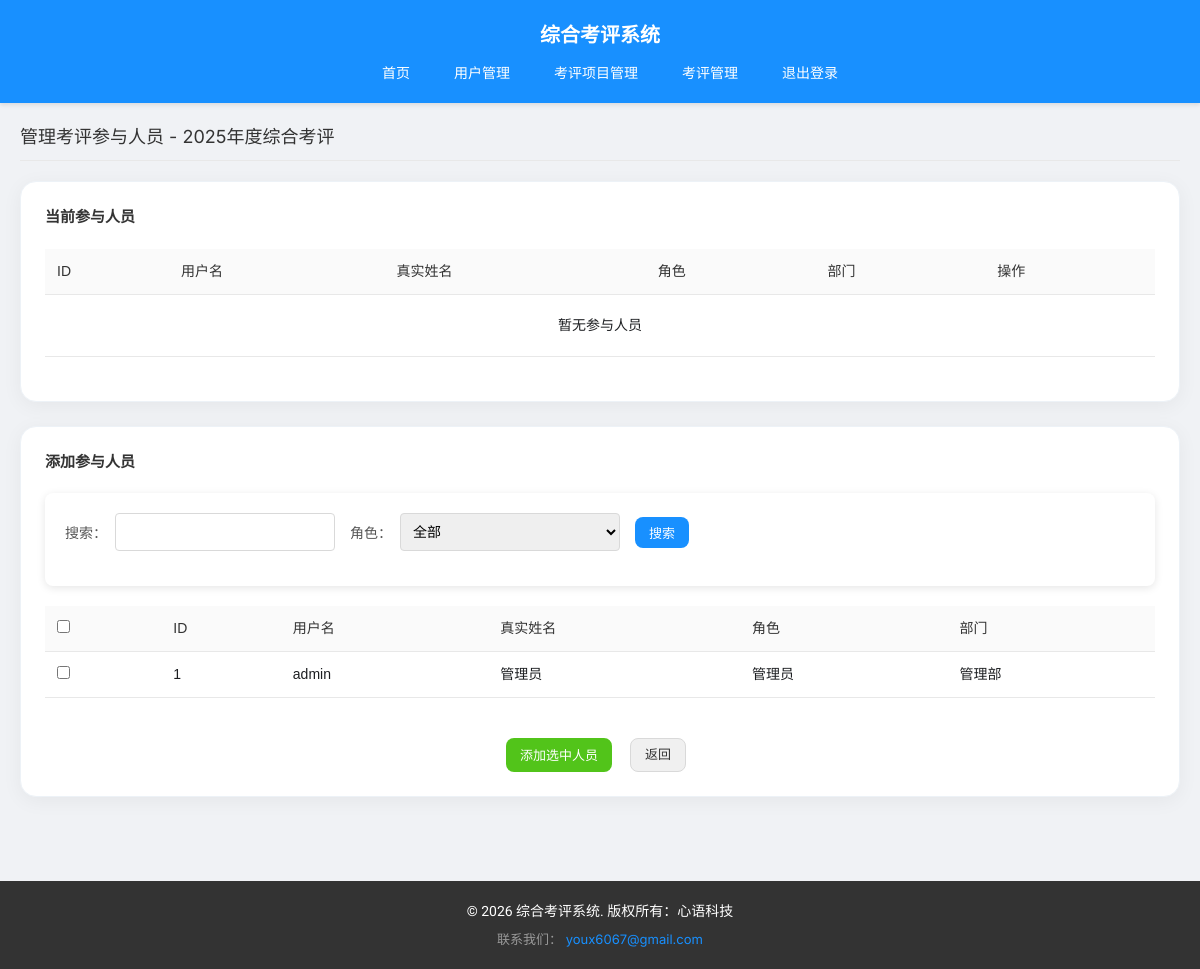
/admin/manage_participants.php?id=1 (signed in), run on the app's committed database.
### tables this page shows
CREATE TABLE IF NOT EXISTS assessments (
    id INT AUTO_INCREMENT PRIMARY KEY,
    title VARCHAR(100) NOT NULL,
    start_time DATETIME NOT NULL,
    end_time DATETIME NOT NULL,
    status ENUM('draft', 'active', 'completed') NOT NULL DEFAULT 'draft',
    created_by INT NOT NULL,
    created_at DATETIME DEFAULT CURRENT_TIMESTAMP,
    FOREIGN KEY (created_by) REFERENCES users(id)
);

CREATE TABLE IF NOT EXISTS users (
    id INT AUTO_INCREMENT PRIMARY KEY,
    username VARCHAR(50) NOT NULL UNIQUE,
    password VARCHAR(255) NOT NULL,
    realname VARCHAR(50) NOT NULL,
    role ENUM('admin', 'teacher', 'student') NOT NULL,
    department VARCHAR(100) NOT NULL,
    created_at DATETIME DEFAULT CURRENT_TIMESTAMP
);

### includes/functions.php (called while the page is built, shortened)
<?php
require_once 'db.php';
function is_logged_in()
{
    return isset($_SESSION['user_id']);
}
function get_logged_in_user()
{
    if (is_logged_in()) {
        global $pdo;
        $stmt = $pdo->prepare("SELECT * FROM users WHERE id = ?");
        $stmt->execute([$_SESSION['user_id']]);
        return $stmt->fetch();
    }
    return null;
}
function check_permission($role)
{
    $user = get_logged_in_user();
}

### admin/manage_participants.php (the view, shortened to what this page needs)
<?php
require_once '../includes/functions.php';
check_permission('admin');
$assessment_id = (int)$_GET['id'];
global $pdo;
$stmt = $pdo->prepare("SELECT * FROM assessments WHERE id = ?");
$stmt->execute([$assessment_id]);
$assessment = $stmt->fetch();
$search = isset($_GET['search']) ? $_GET['search'] : '';
$stmt = $pdo->prepare("SELECT u.* FROM users u
    JOIN assessment_participants ap ON u.id = ap.user_id
    WHERE ap.assessment_id = ?
    ORDER BY u.realname");
$stmt->execute([$assessment_id]);
$participants = $stmt->fetchAll();
$where = [];
$params = [];
$where_clause = $where ? "WHERE " . implode(" AND ", $where) : "";
$stmt = $pdo->prepare("SELECT * FROM users $where_clause ORDER BY realname LIMIT 20");
$stmt->execute($params);
$available_users = $stmt->fetchAll();
?>
<?php include '../includes/header.php'; ?>
    <div class="page-title">
        管理考评参与人员 - <?php echo $assessment['title']; ?>
    </div>
    <div class="card">
        <div class="card-header">
            <h3 class="card-title">当前参与人员</h3>
        </div>
        <div class="card-body">
            <div class="table-container">
                <table class="sortable-table">
                    <thead>
                        <tr>
                            <th>ID</th>
                            <th>用户名</th>
                            <th>真实姓名</th>
                            <th>角色</th>
                            <th>部门</th>
                            <th>操作</th>
                        </tr>
                    </thead>
                    <tbody>
                        <?php if (empty($participants)): ?>
                            <tr>
                                <td colspan="6" style="text-align: center; padding: 20px;">暂无参与人员</td>
                            </tr>
                        <?php endif; ?>
                    </tbody>
                </table>
            </div>
        </div>
    </div>
    <div class="card">
        <div class="card-header">
            <h3 class="card-title">添加参与人员</h3>
        </div>
        <div class="card-body">
            <form action="manage_participants.php?id=<?php echo $assessment_id; ?>" method="POST">
                <div class="filter-container">
                    <div class="filter-row">
                        <div class="filter-item">
                            <label for="search">搜索：</label>
                            <input type="text" id="search" name="search" value="<?php echo $search; ?>">
                        </div>
                        <div class="filter-item">
                            <label for="role">角色：</label>
                            <select id="role" name="role">
                                <option value="">全部</option>
                            </select>
                        </div>
                        <div class="filter-item">
                            <button type="submit" class="btn btn-primary">搜索</button>
                        </div>
                    </div>
                </div>
                <div class="table-container">
                    <table class="sortable-table">
                        <thead>
                            <tr>
                                <th><input type="checkbox" id="select-all" onclick="selectAll(this)"></th>
                                <th>ID</th>
                                <th>用户名</th>
                                <th>真实姓名</th>
                                <th>角色</th>
                                <th>部门</th>
                            </tr>
                        </thead>
                        <tbody>
                            <?php if (empty($available_users)): ?>
                                <tr>
                                    <td colspan="6" style="text-align: center; padding: 20px;">暂无可用用户</td>
                                </tr>
                            <?php else: ?>
                                <?php foreach ($available_users as $user): ?>
                                    <tr>
                                        <td><input type="checkbox" name="user_ids[]" value="<?php echo $user['id']; ?>"></td>
                                        <td><?php echo $user['id']; ?></td>
                                        <td><?php echo $user['username']; ?></td>
                                        <td><?php echo $user['realname']; ?></td>
                                        <td>
                                            <?php
                                                $role_text = [
                                                    'admin' => '管理员',
                                                    'teacher' => '教师',
                                                    'student' => '学生'
                                                ];
                                                echo $role_text[$user['role']];
                                            ?>
                                        </td>
                                        <td><?php echo $user['department']; ?></td>
                                    </tr>
                                <?php endforeach; ?>
                            <?php endif; ?>
                        </tbody>
                    </table>
                </div>
                <div class="form-actions" style="margin-top: 20px;">
                    <button type="submit" name="add_participants" class="btn btn-success" <?php echo empty($available_users) ? 'disabled' : ''; ?>>添加选中人员</button>
                    <a href="assessment_management.php" class="btn btn-default">返回</a>
                </div>
            </form>
        </div>
    </div>
<?php include '../includes/footer.php'; ?>

### css/style.css (style rules this page uses)
* { margin: 0; padding: 0; box-sizing: border-box; }
body { font-family: 'Inter', system-ui, -apple-system, sans-serif; background-color: #f0f2f5; color: #1c1e21; line-height: 1.5; font-size: 14px; display: flex; flex-direction: column; min-height: 100vh; }
table, .form-group input, .form-col input { font-family: 'Noto Sans SC', sans-serif; }
.stat-number, .notification-date, footer p, .btn { font-family: 'Roboto', 'Noto Sans SC', sans-serif; }
.page-title { font-size: 18px; color: #333; margin-bottom: 20px; padding-bottom: 10px; border-bottom: 1px solid #e8e8e8; }
.card { background-color: white; border-radius: 16px; box-shadow: 0 4px 20px rgba(0, 0, 0, 0.05); padding: 24px; margin-bottom: 24px; border: 1px solid #edf2f7; transition: transform 0.3s ease; }
.card-header { display: flex; justify-content: space-between; align-items: center; margin-bottom: 20px; }
.card-title { font-family: 'Montserrat', sans-serif; font-size: 15px; color: #333; font-weight: 600; }
.btn { display: inline-flex; align-items: center; padding: 6px 14px; border: none; border-radius: 8px; font-size: 13px; font-weight: 500; cursor: pointer; text-decoration: none; transition: all 0.3s cubic-bezier(0.4, 0, 0.2, 1); margin-right: 8px; white-space: nowrap; }
.btn-primary { background-color: #1890ff; color: white; }
.btn-success { background-color: #52c41a; color: white; }
.btn-default { background-color: #f0f0f0; color: #333; border: 1px solid #d9d9d9; }
.table-container { overflow-x: auto; }
table { width: 100%; border-collapse: collapse; margin-bottom: 20px; }
th, td { padding: 12px; text-align: left; border-bottom: 1px solid #e8e8e8; }
th { background-color: #fafafa; font-weight: 500; color: #333; }
.sortable-table th { cursor: pointer; user-select: none; }
.form-actions { display: flex; justify-content: center; gap: 10px; margin-top: 30px; }
.filter-container { background-color: white; padding: 20px; border-radius: 8px; box-shadow: 0 2px 8px rgba(0, 0, 0, 0.1); margin-bottom: 20px; }
.filter-row { display: flex; gap: 20px; margin-bottom: 15px; flex-wrap: wrap; }
.filter-item { display: flex; align-items: center; gap: 8px; }
.filter-item label { color: #555; font-weight: 500; }
.filter-item input, .filter-item select { padding: 8px; border: 1px solid #d9d9d9; border-radius: 4px; font-size: 14px; }
.filter-item { position: relative; display: flex; align-items: center; }
.filter-item input[type="text"], .filter-item select { width: 220px; box-sizing: border-box; height: 38px; }
.filter-row { align-items: center; gap: 15px; }

### data on the page
assessments: title "2025年度综合考评"
users: id "1", username "admin", realname "管理员", role "管理员", department "管理部"
